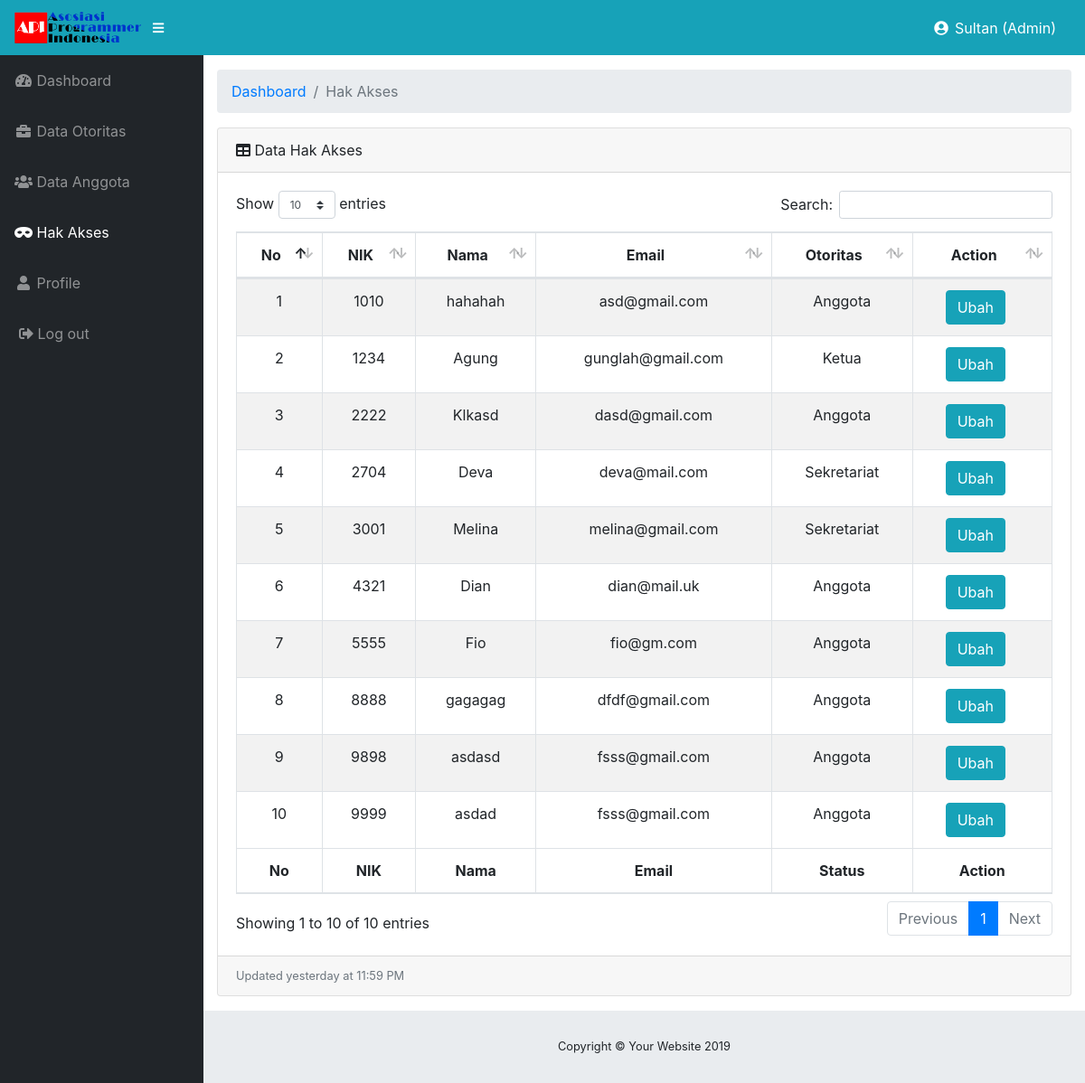
Page /admin/hak_akses.php (signed in) on the committed database.
### tables this page shows
CREATE TABLE `pengguna` (
  `nik` int(10) NOT NULL,
  `nama` varchar(40) NOT NULL,
  `ttl` date NOT NULL,
  `alamat` varchar(100) NOT NULL,
  `provinsi` varchar(30) NOT NULL,
  `email` varchar(100) DEFAULT NULL,
  `bln_join` varchar(20) NOT NULL,
  `thn_join` int(4) NOT NULL
);

CREATE TABLE `posisi` (
  `id_posisi` int(2) NOT NULL,
  `nama_posisi` enum('Admin','Ketua','Sekretariat','Anggota') NOT NULL
);

### admin/hak_akses.php (the view, shortened to what this page needs)
<!DOCTYPE html>
<html lang="en">
<head>
  <?php
    include "../koneksi.php";
  ?>
  <link href="../vendor/fontawesome-free/css/all.min.css" rel="stylesheet" type="text/css">
  <link href="../vendor/datatables/dataTables.bootstrap4.css" rel="stylesheet">
  <link href="../style/sb-admin.css" rel="stylesheet">
    <link rel="stylesheet" href="../style/bootstrap.css">
    <link rel="stylesheet" href="../style/dataTables.bootstrap4.min.css">
</head>
<body id="page-top">
<nav class="navbar navbar-expand navbar-dark bg-info static-top">
<a class="navbar-brand mr-1" href="index.html"><img src="../img/logo1.png" height="35px" style="background-color:whte;"></a>
<button class="btn btn-link btn-sm text-white order-1 order-sm-0" id="sidebarToggle" href="#">
  <i class="fas fa-bars"></i>
</button>
<div class="navbar ml-auto text-white">
      <i class="fas fa-fw fa-user-circle" style="margin-right:5px"></i>
        <?php
          echo $_SESSION['nama']. " (". $_SESSION['akses'].")";
        ?>
    </div>
</nav>
  <div id="wrapper">
    <ul class="sidebar navbar-nav">
      <li class="nav-item">
        <a class="nav-link" href="index.php">
          <i class="fas fa-fw fa-tachometer-alt"></i>
          <span>Dashboard</span>
        </a>
      </li>
      <li class="nav-item">
        <a class="nav-link" href="otoritas.php">
          <i class="fas fa-fw fa-briefcase"></i>
          <span>Data Otoritas</span></a>
      </li>
      <li class="nav-item">
        <a class="nav-link" href="anggota.php">
          <i class="fas fa-fw fa-users"></i>
          <span>Data Anggota</span></a>
      </li>
      <li class="nav-item active">
        <a class="nav-link" href="hak_akses.php">
          <i class="fas fa-fw fa-mask"></i>
          <span>Hak Akses</span></a>
      </li>
      <li class="nav-item">
        <a class="nav-link" href="detail.php">
          <i class="fas fa-fw fa-user"></i>
          <span>Profile</span></a>
      </li>
      <li class="nav-item">
        <a class="nav-link" href="../logout.php">
          <i class="fas fa-sign-out-alt" style="margin-left:5px"></i>
          <span>Log out</span></a>
      </li>
    </ul>
    <div id="content-wrapper">
      <div class="container-fluid">
        <ol class="breadcrumb">
          <li class="breadcrumb-item">
            <a href="index.php">Dashboard</a>
          </li>
          <li class="breadcrumb-item active">Hak Akses</li>
        </ol>
        <div class="card mb-3">
          <div class="card-header">
            <i class="fas fa-table"></i>
            Data Hak Akses</div>
          <div class="card-body">
          <table id="example" class="table table-striped table-bordered" style="width:100%">
        <thead>
            <tr>
                <th class="text-center">No</th>
                <th class="text-center">NIK</th>
                <th class="text-center">Nama</th>
                <th class="text-center">Email</th>
                <th class="text-center">Otoritas</th>
                <th class="text-center">Action</th>
            </tr>
        </thead>
        <tbody>
        <?php
              $data_anggota = mysqli_query($conn, "SELECT * from pengguna where nik <> 1");
              $no = 1;
              while($data = mysqli_fetch_array($data_anggota)){
                    $nomor = $data['nik'];
                    $data_status = mysqli_query($conn, "select * FROM posisi where id_posisi =
                     (select id_posisi from mapping_pengguna where nik='$nomor')");
                    $status = mysqli_fetch_array($data_status);
                  ?>
                  <tr>
                    <td class="text-center"><?php echo $no++ ?></td>
                    <td class="text-center"><?php echo $data['nik']; ?></td>
                    <td class="text-center"><?php echo $data['nama']; ?></td>
                    <td class="text-center"><?php echo $data['email']; ?></td>
                    <td class="text-center"><?php echo $status['nama_posisi']; ?></td>
                    <td class="text-center"><a style="margin-right:15px" href="ubah_hakakses.php?nik=<?php echo $data['nik']; ?>" class="btn btn-info">Ubah</a>
                  </tr>
              <?php } ?>
        </tbody>
        <tfoot>
        <tr>
            <th class="text-center">No</th>
            <th class="text-center">NIK</th>
            <th class="text-center">Nama</th>
            <th class="text-center">Email</th>
            <th class="text-center">Status</th>
            <th class="text-center">Action</th>
        </tr>
            </tfoot>
    </table>
          </div>
          <div class="card-footer small text-muted">Updated yesterday at 11:59 PM</div>
        </div>
      </div>
      <footer class="sticky-footer">
        <div class="container my-auto">
          <div class="copyright text-center my-auto">
            <span>Copyright © Your Website 2019</span>
          </div>
        </div>
      </footer>
    </div>
  </div>
</body>
</html>

### rows in the picture
pengguna: nik "1010", nama "hahahah", email "asd@gmail.com", posisi.nama_posisi "Anggota"
pengguna: nik "1234", nama "Agung", email "gunglah@gmail.com", posisi.nama_posisi "Ketua"
pengguna: nik "2222", nama "Klkasd", email "dasd@gmail.com", posisi.nama_posisi "Anggota"
pengguna: nik "2704", nama "Deva", email "deva@mail.com", posisi.nama_posisi "Sekretariat"
pengguna: nik "3001", nama "Melina", email "melina@gmail.com", posisi.nama_posisi "Sekretariat"
pengguna: nik "4321", nama "Dian", email "dian@mail.uk", posisi.nama_posisi "Anggota"
pengguna: nik "5555", nama "Fio", email "fio@gm.com", posisi.nama_posisi "Anggota"
pengguna: nik "8888", nama "gagagag", email "dfdf@gmail.com", posisi.nama_posisi "Anggota"
pengguna: nik "9898", nama "asdasd", email "fsss@gmail.com", posisi.nama_posisi "Anggota"
pengguna: nik "9999", nama "asdad", email "fsss@gmail.com", posisi.nama_posisi "Anggota"

### other values in the picture
$_SESSION['nama'] "Sultan"
$_SESSION['akses'] "Admin"
